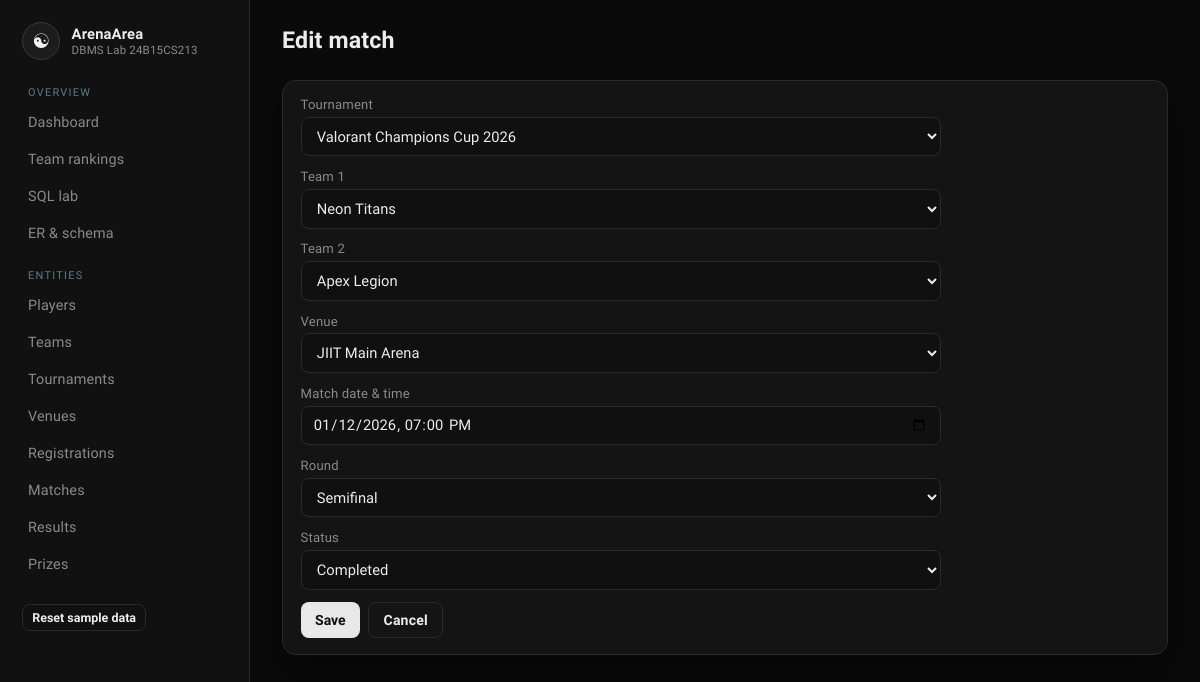
/matches/2/edit, run on the app's committed database.
### tables this page shows
CREATE TABLE MatchEvent (
    match_id      INTEGER PRIMARY KEY AUTOINCREMENT,
    tournament_id INTEGER NOT NULL,
    team1_id      INTEGER NOT NULL,
    team2_id      INTEGER NOT NULL,
    venue_id      INTEGER NOT NULL,
    match_date    TEXT    NOT NULL,
    round_name    TEXT    NOT NULL
                          CHECK (round_name IN ('Group', 'Quarterfinal', 'Semifinal', 'Final', 'Third Place')),
    status        TEXT    NOT NULL DEFAULT 'Scheduled'
                          CHECK (status IN ('Scheduled', 'Live', 'Completed', 'Cancelled')),
    CHECK (team1_id <> team2_id),
    FOREIGN KEY (tournament_id) REFERENCES Tournament(tournament_id) ON DELETE CASCADE,
    FOREIGN KEY (team1_id)      REFERENCES Team(team_id),
    FOREIGN KEY (team2_id)      REFERENCES Team(team_id),
    FOREIGN KEY (venue_id)      REFERENCES Venue(venue_id)
);

CREATE TABLE Tournament (
    tournament_id   INTEGER PRIMARY KEY AUTOINCREMENT,
    tournament_name TEXT    NOT NULL,
    game_title      TEXT    NOT NULL,
    start_date      TEXT    NOT NULL,
    end_date        TEXT    NOT NULL,
    status          TEXT    NOT NULL CHECK (status IN ('Upcoming', 'Ongoing', 'Completed')),
    organizer_name  TEXT    NOT NULL,
    max_teams       INTEGER NOT NULL CHECK (max_teams >= 2),
    CHECK (end_date >= start_date)
);

CREATE TABLE Team (
    team_id      INTEGER PRIMARY KEY AUTOINCREMENT,
    team_name    TEXT    NOT NULL UNIQUE,
    coach_name   TEXT    NOT NULL,
    founded_year INTEGER NOT NULL CHECK (founded_year BETWEEN 2000 AND 2100),
    status       TEXT    NOT NULL DEFAULT 'Active'
                         CHECK (status IN ('Active', 'Inactive'))
);

CREATE TABLE Venue (
    venue_id   INTEGER PRIMARY KEY AUTOINCREMENT,
    venue_name TEXT    NOT NULL,
    venue_type TEXT    NOT NULL CHECK (venue_type IN ('Offline', 'Online')),
    location   TEXT    NOT NULL,
    capacity   INTEGER CHECK (capacity IS NULL OR capacity > 0)
);

### app.py (the view, shortened to what this page needs)
@app.route("/matches/<int:match_id>/edit", methods=["GET", "POST"])
def match_edit(match_id):
    item = query("SELECT * FROM MatchEvent WHERE match_id = ?", (match_id,), one=True)
    return render_template(
        "match_form.html",
        item=item,
        tournaments=tournaments(),
        teams=teams(),
        venues=venues(),
    )

### app.py (called while the page is built)
def get_db():
    if "db" not in g:
        g.db = sqlite3.connect(DB_PATH)
        g.db.row_factory = sqlite3.Row
        g.db.execute("PRAGMA foreign_keys = ON")
    return g.db

def query(sql, args=(), one=False):
    cur = get_db().execute(sql, args)
    rows = cur.fetchall()
    cur.close()
    return (rows[0] if rows else None) if one else rows

def teams():
    return query("SELECT * FROM Team ORDER BY team_name")

def tournaments():
    return query("SELECT * FROM Tournament ORDER BY start_date")

def venues():
    return query("SELECT * FROM Venue ORDER BY venue_name")

### templates/match_form.html (shortened to what this page needs)
{% extends "base.html" %}
{% block content %}
<div class="topbar"><div><h2>{{ 'Edit match' if item else 'Schedule match' }}</h2></div></div>
<div class="card">
<form class="stack" method="post">
  <label>Tournament
    <select name="tournament_id" required>
      {% for t in tournaments %}
        <option value="{{ t.tournament_id }}" {% if item and item.tournament_id==t.tournament_id %}selected{% endif %}>{{ t.tournament_name }}</option>
      {% endfor %}
    </select>
  </label>
  <label>Team 1
    <select name="team1_id" required>
      {% for t in teams %}
        <option value="{{ t.team_id }}" {% if item and item.team1_id==t.team_id %}selected{% endif %}>{{ t.team_name }}</option>
      {% endfor %}
    </select>
  </label>
  <label>Team 2
    <select name="team2_id" required>
      {% for t in teams %}
        <option value="{{ t.team_id }}" {% if item and item.team2_id==t.team_id %}selected{% endif %}>{{ t.team_name }}</option>
      {% endfor %}
    </select>
  </label>
  <label>Venue
    <select name="venue_id" required>
      {% for v in venues %}
        <option value="{{ v.venue_id }}" {% if item and item.venue_id==v.venue_id %}selected{% endif %}>{{ v.venue_name }}</option>
      {% endfor %}
    </select>
  </label>
  <label>Match date &amp; time
    <input type="datetime-local" name="match_date" required
           value="{{ item.match_date.replace(' ', 'T')[:16] if item else '' }}">
  </label>
  <label>Round
    <select name="round_name">
      {% for s in ['Group','Quarterfinal','Semifinal','Final','Third Place'] %}
        <option value="{{ s }}" {% if item and item.round_name==s %}selected{% endif %}>{{ s }}</option>
      {% endfor %}
    </select>
  </label>
  <label>Status
    <select name="status">
      {% for s in ['Scheduled','Live','Completed','Cancelled'] %}
        <option value="{{ s }}" {% if item and item.status==s %}selected{% endif %}>{{ s }}</option>
      {% endfor %}
    </select>
  </label>
  <div class="actions">
    <button class="btn" type="submit">Save</button>
    <a class="btn ghost" href="{{ url_for('matches_list') }}">Cancel</a>
  </div>
</form>
</div>
{% endblock %}

### static/style.css (style rules this page uses)
:root { --bg: #0a0a0a; --panel: #141414; --panel-2: #1a1a1a; --line: #2a2a2a; --text: #ececec; --muted: #8a8a8a; --mint: #cfcfcf; --mint-dim: #3a3a3a; --coral: #9a9a9a; --gold: #d0d0d0; --blue: #b8b8b8; --shadow: 0 18px 40px rgba(0, 0, 0, 0.45); }
* { box-sizing: border-box; }
html, body { margin: 0; min-height: 100%; }
body { font-family: "Sora", sans-serif; background: var(--bg); color: var(--text); letter-spacing: 0.01em; }
a { color: var(--mint); text-decoration: none; }
.topbar { display: flex; justify-content: space-between; align-items: flex-start; gap: 1rem; margin-bottom: 1.4rem; }
.topbar h2 { margin: 0 0 0.25rem; font-size: 1.45rem; }
.actions { display: flex; gap: 0.5rem; flex-wrap: wrap; }
.btn, button.btn, input[type="submit"] { border: 0; background: #e8e8e8; color: #111; font-weight: 600; padding: 0.55rem 0.9rem; border-radius: 8px; cursor: pointer; font-family: inherit; font-size: 0.88rem; }
.btn.ghost, button.ghost { background: transparent; color: var(--text); border: 1px solid var(--line); }
.card { background: var(--panel); border: 1px solid var(--line); border-radius: 14px; padding: 1rem 1.1rem; box-shadow: var(--shadow); }
form.stack { display: grid; gap: 0.8rem; max-width: 640px; }
label { display: grid; gap: 0.3rem; font-size: 0.82rem; color: var(--muted); }
input, select, textarea { background: #101010; border: 1px solid var(--line); color: var(--text); border-radius: 8px; padding: 0.55rem 0.7rem; font-family: inherit; font-size: 0.92rem; }

### data on the page
MatchEvent: tournament_id "Valorant Champions Cup 2026", team1_id "Neon Titans", team2_id "Apex Legion", venue_id "JIIT Main Arena", match_date "01/12/2026 19:00", round_name "Semifinal", status "Completed"

### other printed values
{{ 'Edit match' if item else 'Schedule match' }} "Edit match"
